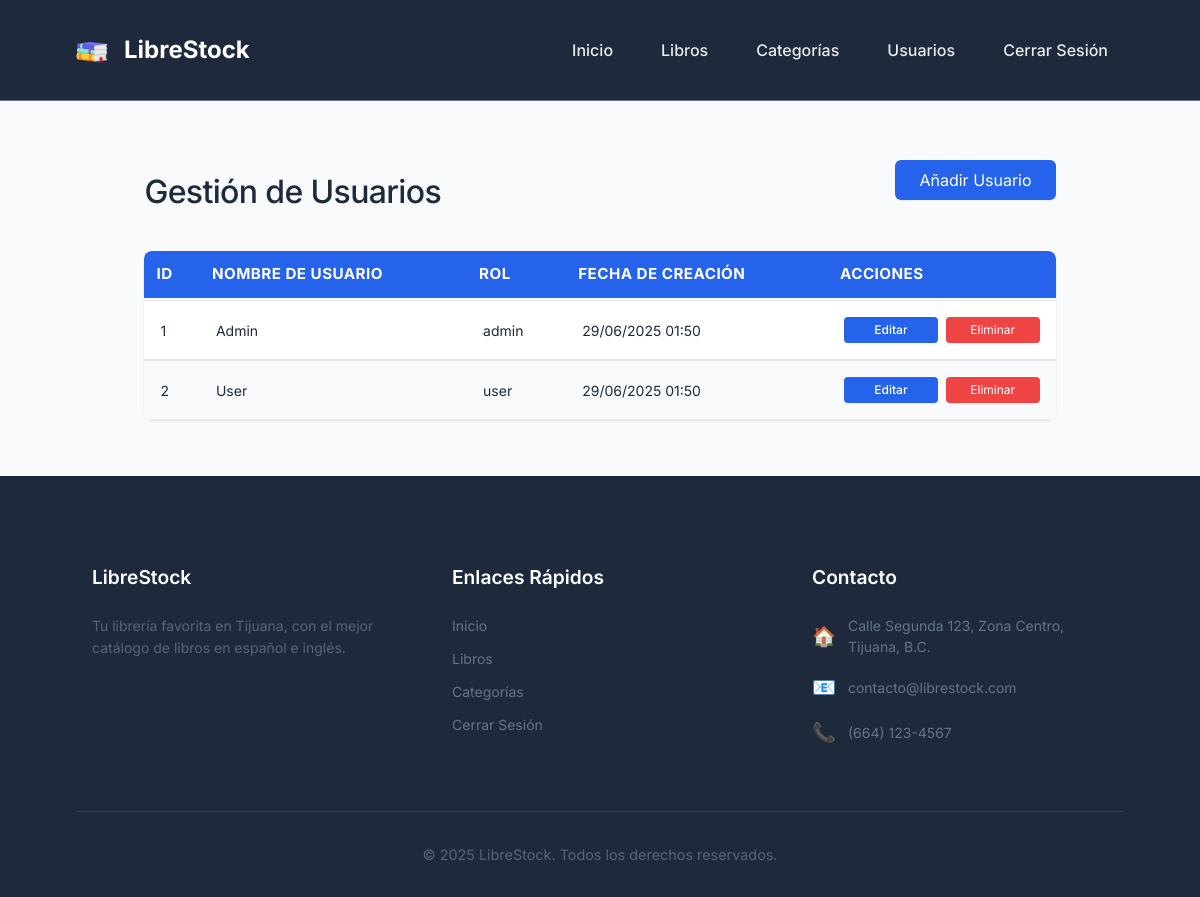
/users.php (signed in), run on the app's committed database.
### tables this page shows
CREATE TABLE IF NOT EXISTS `users` (
  `id` INT AUTO_INCREMENT PRIMARY KEY,
  `username` VARCHAR(50) NOT NULL UNIQUE,
  `password_plain` VARCHAR(255) NOT NULL,
  `role` ENUM('admin', 'user') NOT NULL DEFAULT 'user',
  `created_at` TIMESTAMP DEFAULT CURRENT_TIMESTAMP
);

### public/users.php (the view, shortened to what this page needs)
<?php
$page_title = "Gestión de Usuarios";
require_once '../includes/header.php';
$sql = "SELECT id, username, role, created_at FROM users ORDER BY created_at DESC";
$users = [];
if ($result = $mysqli->query($sql)) {
    if ($result->num_rows > 0) {
        while ($row = $result->fetch_assoc()) {
            $users[] = $row;
        }
    }
} else {
    echo "<div class='container mt-3'><div class='alert alert-error'>Error al obtener los usuarios: " . htmlspecialchars($mysqli->error) . "</div></div>";
}
?>
<div class="container mt-3 users-page">
    <div class="d-flex justify-content-between align-items-center mb-3">
        <h1><?php echo $page_title; ?></h1>
        <a href="users_add.php" class="btn btn-primary">Añadir Usuario</a>
    </div>
    <?php if (!empty($users)): ?>
        <div class="table-responsive">
            <table class="table table-hover">
                <thead class="table-header">
                    <tr>
                        <th>ID</th>
                        <th>Nombre de Usuario</th>
                        <th>Rol</th>
                        <th>Fecha de Creación</th>
                        <th>Acciones</th>
                    </tr>
                </thead>
                <tbody>
                    <?php foreach ($users as $user): ?>
                        <tr>
                            <td><?php echo htmlspecialchars($user['id']); ?></td>
                            <td><?php echo htmlspecialchars($user['username']); ?></td>
                            <td><?php echo htmlspecialchars($user['role']); ?></td>
                            <td><?php echo htmlspecialchars(date("d/m/Y H:i", strtotime($user['created_at']))); ?></td>
                            <td>
                                <a href="users_edit.php?id=<?php echo $user['id']; ?>" class="btn btn-secondary btn-sm">Editar</a>
                                <a href="users_delete.php?id=<?php echo $user['id']; ?>" class="btn btn-danger btn-sm" onclick="return confirm('¿Estás seguro de que quieres eliminar este usuario?');">Eliminar</a>
                            </td>
                        </tr>
                    <?php endforeach; ?>
                </tbody>
            </table>
        </div>
    <?php else: ?>
        <div class="alert alert-info">No hay usuarios para mostrar en este momento.</div>
    <?php endif; ?>
</div>
<?php require_once '../includes/footer.php'; ?>

### data on the page
users: id "1", username "Admin", role "admin", created_at "29/06/2025 01:50"
users: id "2", username "User", role "user", created_at "29/06/2025 01:50"

### other printed values
$page_title "Gestión de Usuarios"
